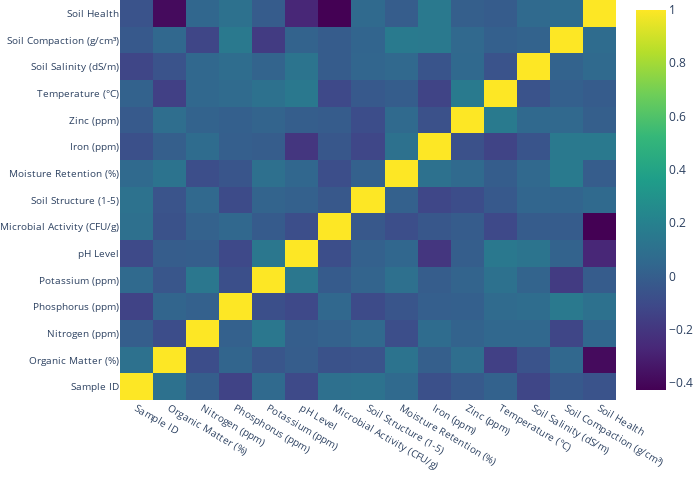

Notebook code cell kept with this figure:
### Code cell
correlation_plot()

### Figure 1 — Plotly figure (JSON) as saved in the notebook; plotly's stock layout.template omitted (floating-point values rounded to 4 significant figures; data arrays with more than 128 entries replaced by an {"elided": "..."} marker saying what was removed)
{"data": [{"colorscale": [[0, "#440154"], [0.1111, "#482878"], [0.2222, "#3e4989"], [0.3333, "#31688e"], [0.4444, "#26828e"], [0.5556, "#1f9e89"], [0.6667, "#35b779"], [0.7778, "#6ece58"], [0.8889, "#b5de2b"], [1, "#fde725"]], "type": "heatmap", "x": ["Sample ID", "Organic Matter (%)", "Nitrogen (ppm)", "Phosphorus (ppm)", "Potassium (ppm)", "pH Level", "Microbial Activity (CFU/g)", "Soil Structure (1-5)", "Moisture Retention (%)", "Iron (ppm)", "Zinc (ppm)", "Temperature (°C)", "Soil Salinity (dS/m)", "Soil Compaction (g/cm³)", "Soil Health"], "y": ["Sample ID", "Organic Matter (%)", "Nitrogen (ppm)", "Phosphorus (ppm)", "Potassium (ppm)", "pH Level", "Microbial Activity (CFU/g)", "Soil Structure (1-5)", "Moisture Retention (%)", "Iron (ppm)", "Zinc (ppm)", "Temperature (°C)", "Soil Salinity (dS/m)", "Soil Compaction (g/cm³)", "Soil Health"], "z": {"elided": "15x15 float values"}}], "layout": {"autosize": false, "height": 500, "margin": {"b": 100, "l": 100, "r": 0, "t": 0}, "title": {"text": "Correlation Matrix for variables"}, "width": 700, "xaxis": {"autorange": true, "range": [-0.5, 14.5], "tickfont": {"size": 10}, "type": "category"}, "yaxis": {"autorange": true, "range": [-0.5, 14.5], "tickfont": {"size": 10}, "type": "category"}}}
